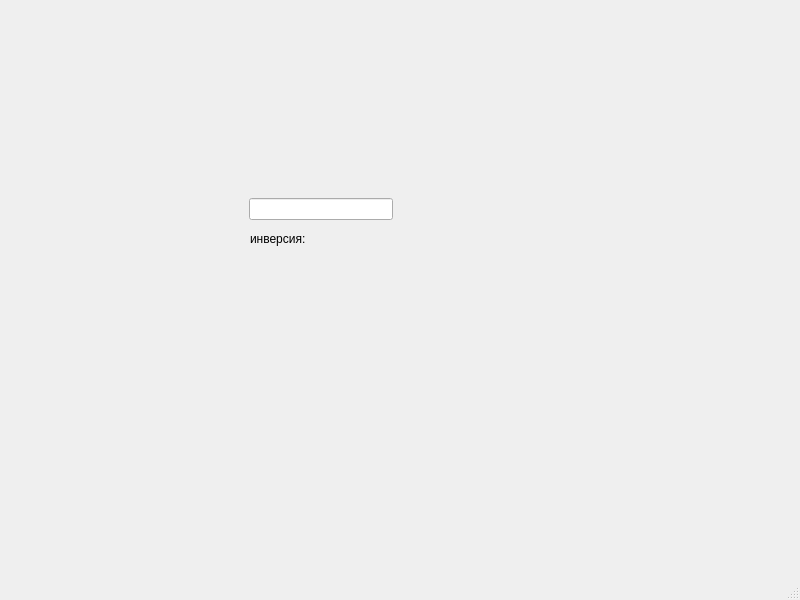
<?xml version="1.0" encoding="UTF-8"?>
<ui version="4.0">
 <class>MainWindow</class>
 <widget class="QMainWindow" name="MainWindow">
  <property name="geometry">
   <rect>
    <x>0</x>
    <y>0</y>
    <width>800</width>
    <height>600</height>
   </rect>
  </property>
  <property name="windowTitle">
   <string>MainWindow</string>
  </property>
  <widget class="QWidget" name="centralwidget">
   <widget class="QLabel" name="label_2">
    <property name="geometry">
     <rect>
      <x>250</x>
      <y>230</y>
      <width>71</width>
      <height>17</height>
     </rect>
    </property>
    <property name="text">
     <string>инверсия:</string>
    </property>
   </widget>
   <widget class="QLabel" name="label">
    <property name="geometry">
     <rect>
      <x>327</x>
      <y>230</y>
      <width>291</width>
      <height>17</height>
     </rect>
    </property>
    <property name="text">
     <string/>
    </property>
   </widget>
   <widget class="QWidget" name="">
    <property name="geometry">
     <rect>
      <x>249</x>
      <y>196</y>
      <width>144</width>
      <height>27</height>
     </rect>
    </property>
    <layout class="QVBoxLayout" name="verticalLayout_4">
     <item>
      <widget class="QLineEdit" name="lineEdit"/>
     </item>
    </layout>
   </widget>
  </widget>
  <widget class="QMenuBar" name="menubar">
   <property name="geometry">
    <rect>
     <x>0</x>
     <y>0</y>
     <width>800</width>
     <height>22</height>
    </rect>
   </property>
  </widget>
  <widget class="QStatusBar" name="statusbar"/>
 </widget>
 <resources/>
 <connections/>
</ui>
